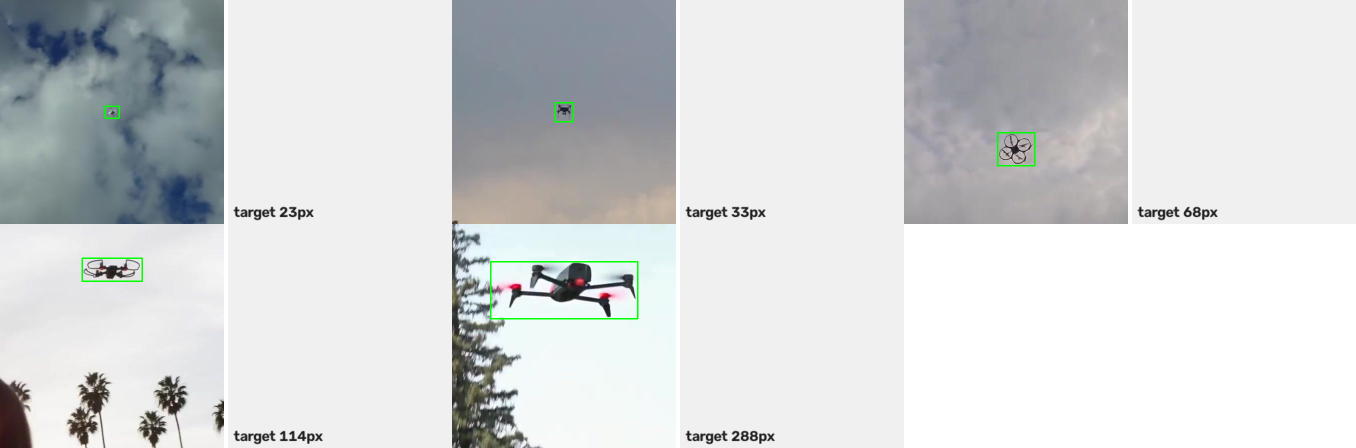
#> input picture deploy/samples_roi_448.png, 2712 x 896 px (shown at 1/2 size)
$ python probe_det.py ../deploy/samples_roi_448.png
#> lines starting #> are read from the running program, lines starting #| are printed output that depends on the picture
### ps/cam3d_test.py
#!/usr/bin/env python3
# -*- coding: utf-8 -*-
"""cam3d_test.py —— 三域链路无界面自测：相机 → PL(三域) → NPU 分类 → 打印。

用于在写网页之前先确认整条链在板上跑得通：
  - 帧走 PL-DDR（ICraft 分配），寄存器走平台口 0x400C0000
  - 候选表经 0x10 窗口读回
  - 每个候选裁 128x128 交给 cls128 NPU 判"是不是目标"

用法：
  python3 cam3d_test.py --n 20            # 跑 20 帧
  python3 cam3d_test.py --n 20 --npu 0    # 只跑 PL，不跑 NPU
  python3 cam3d_test.py --img a.png       # 用图片代替相机
"""
import argparse
import os
import sys
import time

import numpy as np

REG = 0x400C0000
R_CTRL, R_FADDR, R_RADDR, R_STATUS = 0x00, 0x04, 0x08, 0x0C
R_WIN, R_AR = 0x10, 0x90
NPIX = 640 * 360
X_SHIFT = 62             # 预热后实测稳定：x_det = x_true - 62，故 +62 还原
BORDER = 24              # 上下边带过滤（pad 伪目标在 y≈359）


# [17 lines left out: function unpack, not called in this run]


class PL3D(object):
    def __init__(self):
        from icraft.xrt import Device
        self.dev = Device.Open("axi://zg330aiu?npu=0x40000000&dma=0x80000000")
        self.reg = self.dev.defaultRegRegion()
        self.mem = self.dev.defaultMemRegion()
        self.ch = self.mem.malloc(NPIX)
        bp = self.ch.begin if not callable(self.ch.begin) else self.ch.begin()
        ad = getattr(bp, "addr", None)
        self.base = ad() if callable(ad) else ad
        self.reg.write(REG + R_FADDR, self.base)
        self.reg.write(REG + R_RADDR, self.base)
        time.sleep(0.02)
        print("PL3D base=0x%X VERSION=0x%08X"
              % (self.base, self.reg.read(REG + 0x14) & 0xFFFFFFFF))

    # [52 lines left out: functions run, _win, not called in this run]


class NPU(object):
    # [95 lines left out: functions __init__, predict, crop, main, not called in this run]


# [2 lines that do not run on import are left out]

### ps/probe_det.py
#!/usr/bin/env python3
# -*- coding: utf-8 -*-
"""决定性实验：同一张灰度图连续跑 5 次 PL，比较原始候选表是否完全一致。

绕开 cam3d_pipe 的 cluster/ROI/NPU，直接看 PL 的裸输出。
"""
import sys
import time

sys.path.insert(0, "/root/ip2")
import cv2
import numpy as np

import cam3d_test as ct


def main():
    path = sys.argv[1] if len(sys.argv) > 1 else "/root/ip2/dataset/ds01.png"
    img = cv2.imread(path, cv2.IMREAD_COLOR)
#> img is the input picture: shape (896, 2712, 3); mean B, G, R 215.6, 214.8, 212.4
    if img is None:
        print("读图失败", path)
        return
    h, w = img.shape[:2]
#> h = 896; w = 2712
    nw = 640
    nh = max(1, int(round(h * (640.0 / w))))
#> nh = 211
    r = cv2.resize(img, (nw, nh), interpolation=cv2.INTER_AREA)
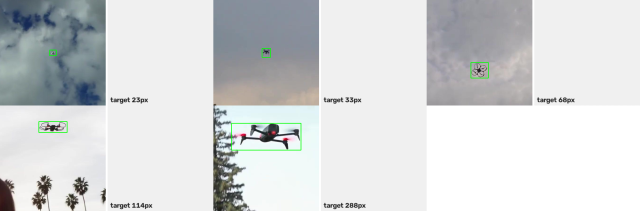
#> r: shape (211, 640, 3); mean B, G, R 215.6, 214.8, 212.4
    if nh >= 480:
        y0 = (nh - 480) // 2
        r = r[y0:y0 + 480, :]
    else:
        out = np.zeros((480, 640, 3), np.uint8)
        y0 = (480 - nh) // 2
#> y0 = 134
        out[y0:y0 + nh, :] = r
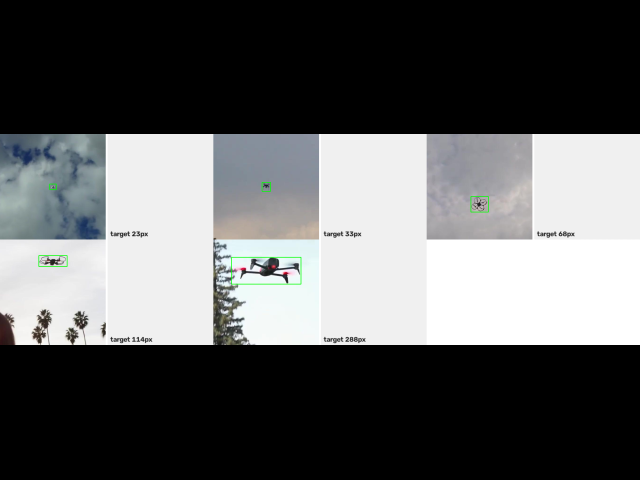
#> out: shape (480, 640, 3); mean B, G, R 94.8, 94.4, 93.4
        r = out
    g = cv2.cvtColor(r[60:420, :], cv2.COLOR_BGR2GRAY)
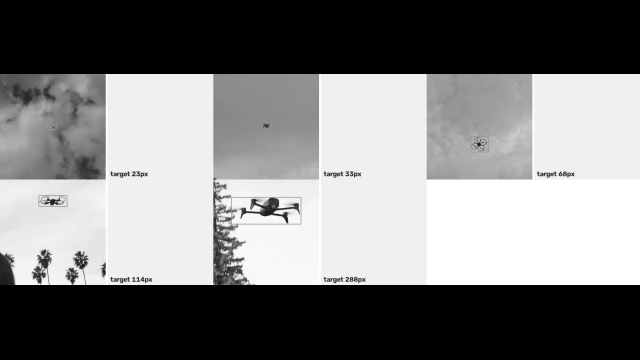
#> g: shape (360, 640); min 0, max 255, mean 125.5
    print("图 %s -> gray %s" % (path, g.shape))
#| 图 ../deploy/samples_roi_448.png -> gray (360, 640)

    pl = ct.PL3D()

    runs = []
    for k in range(5):
        cands, st, dt = pl.run(g)
        sig = [(c["x"], c["y"], c["area"], c["peak"]) for c in cands]
        runs.append(sig)
        print("  第%d次 pl=%.2fms n=%d | %s" % (k, dt, len(cands), sig[:6]))
        time.sleep(0.05)

    same = all(r == runs[0] for r in runs)
    print("=== 5 次是否完全一致:", "是（PL 确定性）" if same else "否（PL 自己就不稳定）")
    if not same:
        xs0 = set((a[0], a[1]) for a in runs[0])
        for k, r in enumerate(runs[1:], 1):
            xs = set((a[0], a[1]) for a in r)
            print("  第%d次 vs 第0次: 多 %s | 少 %s"
                  % (k, sorted(xs - xs0)[:4], sorted(xs0 - xs)[:4]))


if __name__ == "__main__":
    main()
#> (the call stopped at in __init__, `self.dev = Device.Open("axi://zg330aiu?npu=0x40000000&dma=0x80000000")`: icraft is not available in this run)
